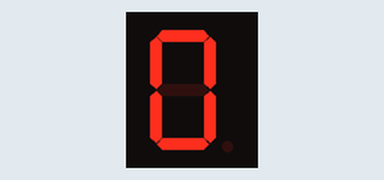
This sketch was run on a simulated Arduino Uno, built with avr-gcc and run on an emulated ATmega328P. On the bench: 1-digit seven-segment display. Wiring (inferred from the names in the program): 1-digit 7-segment display, segments lit when HIGH: segments pin 13, pin 12, pin 6, pin 7, pin 8, pin 10, pin 9, pin 11. The segment pins are drawn as the display they are named for.

Above: at 0.1 s.
At 1.1 s:
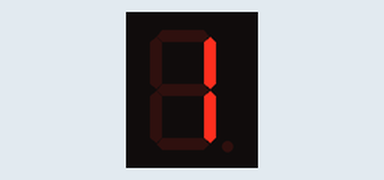
At 2.1 s:
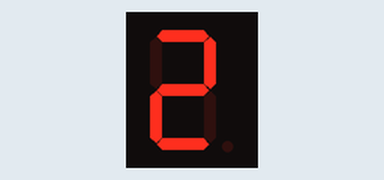
At 4.1 s:
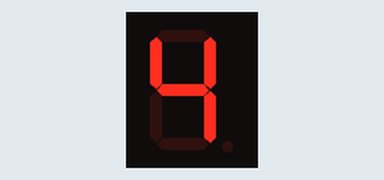
At 6.1 s:
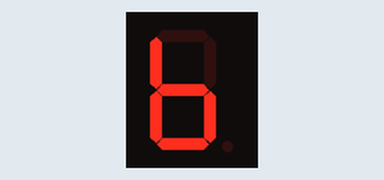
At 9.1 s:
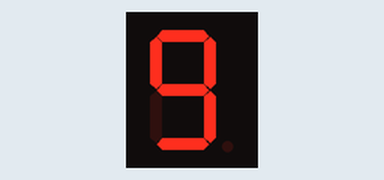

Measured:
- by itself, everything shown: repeats every 10.0 s, in 10 steps
- what the display in image 1 shows lasts 1.0 s, from 1.0 s to 2.0 s

The sketch:

tp2_ex3.ino
```cpp
const char pinMux = 4;
const char pinAff[8]={
  13,12,6,7,8,10,9,11};
const char masques[8]={
  1,2,4,8,16,32,64,128};                      // Liste des masques pour obtenir l'état d'un seul segment

unsigned char val[]={
  0x3F,0x06,0x5B,0x4F,0x66,0x6D,0x7C,0x07,0x7F,0x6F};                        // Mettre la bonne valeur donnée ci-dessus

void setup()
{
  char i;

  for (i=0;i<8;i++) pinMode(pinAff[i],OUTPUT);    // Déclaration des 8 sorties des afficheurs
  pinMode(pinMux,OUTPUT);                         // + sortie de multiplexage (choix de l'afficheur)
}

void affiche(char val) {
  char i;
  unsigned char c;

  for (i=0;i<8;i++)
  {
    //delay(300);                               // Inutile ! permet de ralentir pour éventuellement trouver les erreurs
    c = val & masques[i] ;                               // c dépend de val,masques et du segment qui nous intéresse (donc i)
    if (c == 0 ) digitalWrite(pinAff[i],0);        // Modifie successivement l'état des segments a (ou patte 13)
    else digitalWrite(pinAff[i],1);           // puis b (ou patte 12) ... selon la valeur de c
  }
}

void loop()
{
  int i,j;
  for (i=0;i<10;i++) {
    affiche(val[i]);
    for (j=0;j<100;j++) {
      digitalWrite(pinMux,1);                         // sur l'afficheur droit
      delay(5);
      digitalWrite(pinMux,0);                         // sur l'afficheur gauche
      delay(5);
    }
  }
}
```
